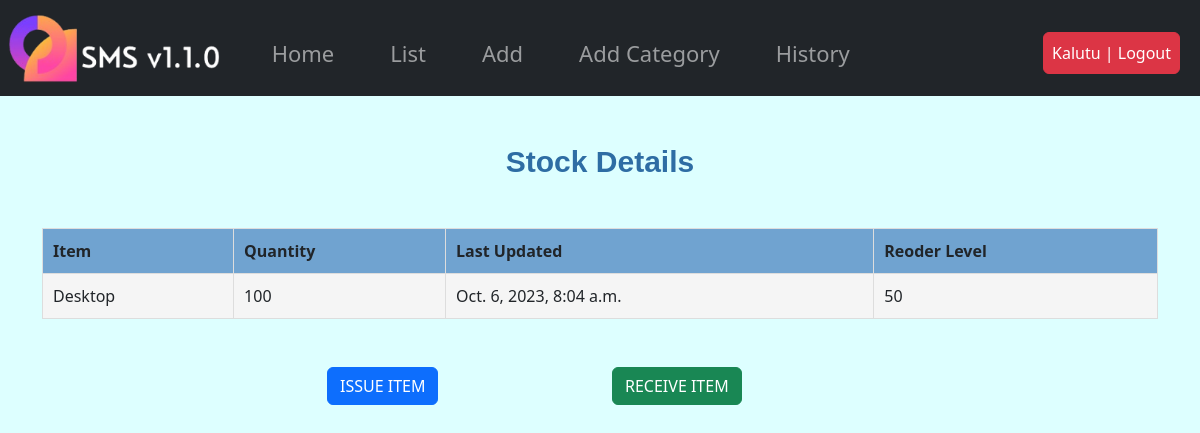
The page /stock/detail/17/ (signed in) on the database its author committed.
### stockmgt/models.py (models this page shows, shortened)
class Stock(models.Model):
    category = models.ForeignKey(Category, on_delete=models.CASCADE, blank=True, null=True)
    item_name = models.CharField(max_length=50, blank=True, null=True)
    quantity = models.IntegerField(default='0', blank=True, null=True)
    receive_quantity = models.IntegerField(default='0', blank=True, null=True)
    receive_by = models.CharField(max_length=50, blank=True, null=True)
    issue_quantity = models.IntegerField(default='0', blank=True, null=True)
    issue_by = models.CharField(max_length=50, blank=True, null=True)
    issue_to = models.CharField(max_length=50, blank=True, null=True)
    phone_number = models.CharField(max_length=50, blank=True, null=True)
    created_by = models.CharField(max_length=50, blank=True, null=True)
    reorder_level = models.IntegerField(default='0', blank=True, null=True)
    timestamp = models.DateTimeField(auto_now_add=True, auto_now=False)
    last_updated = models.DateTimeField(auto_now_add=False, auto_now=True)
    export_to_CSV = models.BooleanField(default=False)

### stockmgt/views.py (the view)
# urls.py: path('detail/<str:id>/', stock_detail, name="detail"),
@login_required(login_url=('/accounts/login'))
def stock_detail(request, id):
    title = "Stock Details"
    queryset = Stock.objects.get(id=id)
    context={
        'title':title,
        'queryset': queryset,
    }
    return render(request, 'stock/detail.html', context)

### stockmgt/templates/stock/detail.html
{% extends 'stock/base.html' %}
{% load bootstrap5 %}
{% block content %}
      <div class="container mt-5">
        <h1 class="title mb-5">{{ title }}</h1>
      </div>
      <div class="container">
        <table>
                <tr>
                  <th>Item</th>
                  <th>Quantity</th>
                  <th>Last Updated</th>
                  <th>Reoder Level</th>
                </tr>
                <tr>
                  <td>{{queryset.item_name}}</td>
                  <td>{{queryset.quantity}}</td>
                  <td>{{queryset.last_updated}}</td>
                  <td>{{queryset.reorder_level}}</td>
                </tr>
        </table>
        <div class="row mt-5">
          <div class="col-sm-3"></div>
          <div class="col-sm-3"><a href='{% url "stock:issue" id=queryset.id%}'><div class='btn btn-primary'>ISSUE ITEM</div></a></div>
          <div class="col-sm-3"><a href='{% url "stock:receive" id=queryset.id%}'><div class='btn btn-success'>RECEIVE ITEM</div></a></div>
          <div class="col-sm-3"></div>
        </div>
      </div>
{% endblock %}

### stockmgt/templates/stock/base.html (shortened to what this page needs)
{% load static %}
<!DOCTYPE html>
<html lang="en">
<head>
    <link rel="stylesheet" href="https://cdnjs.cloudflare.com/ajax/libs/font-awesome/5.15.3/css/all.min.css">
    <link href="https://cdn.jsdelivr.net/npm/bootstrap@5.3.2/dist/css/bootstrap.min.css" rel="stylesheet">
    <link rel="stylesheet" href="{% static 'css/styles.css' %}">
</head>
<body>
    <nav class="navbar navbar-expand-lg navbar-dark bg-dark">
        {% if user.is_authenticated %}
        <a class="navbar-brand" href="{% url 'home' %}"><img height="70px" src="{% static 'img/logo.png' %}" alt="logo"></a>
        <div class="collapse navbar-collapse" id="navbarNav">
            <ul class="navbar-nav ml-auto">
                <li class="nav-item">
                    <a class="nav-link" href="{% url 'home' %}">Home</a>
                </li>
                <li class="nav-item">
                    <a class="nav-link" href="{% url 'stock:list' %}">List</a>
                </li>
                <li class="nav-item">
                    <a class="nav-link" href="{% url 'stock:add' %}">Add</a>
                </li>
                <li class="nav-item">
                    <a class="nav-link" href="{% url 'stock:add_category' %}">Add Category</a>
                </li>
                <li class="nav-item">
                    <a class="nav-link" href="{% url 'stock:history' %}">History</a>
                </li>
            </ul>
        </div>
        <ul class="navbar-nav">
            <li class="nav-item">
                    <a href="{% url 'accounts:logout' %}" class="btn btn-danger p-2">{{user}} | Logout</a>
            </li>
        </ul>
        {% endif %}
    </nav>
    {% block content %}
    {% endblock %}
</body>
</html>

### stockmgt/static/css/styles.css (style rules this page uses)
* { margin: 0; box-sizing: border-box; }
body { background-color: rgb(221, 255, 255); }
.nav-item { font-size: 22px; margin: 20px 20px 10px 20px; }
.title, .home { font-family: helvetica; font-weight: bold; font-size: 30px; color: #2e6da4; text-align: center; }
table { width: 100%; border-collapse: collapse; margin: 20px 0; }
th { background-color: #70a3d0; text-align: left; padding: 10px; font-weight: bold; border: 1px solid #ddd; }
td { padding: 10px; border: 1px solid #ddd; }
tr:nth-child(even) { background-color: #f5f5f5; }

### rows shown on the page
Stock: item_name "Desktop", quantity "100", last_updated "Oct. 6, 2023, 8:04 a.m.", reorder_level "50"

### other values the page prints
{{ user }} "Kalutu"
{{ title }} "Stock Details"
